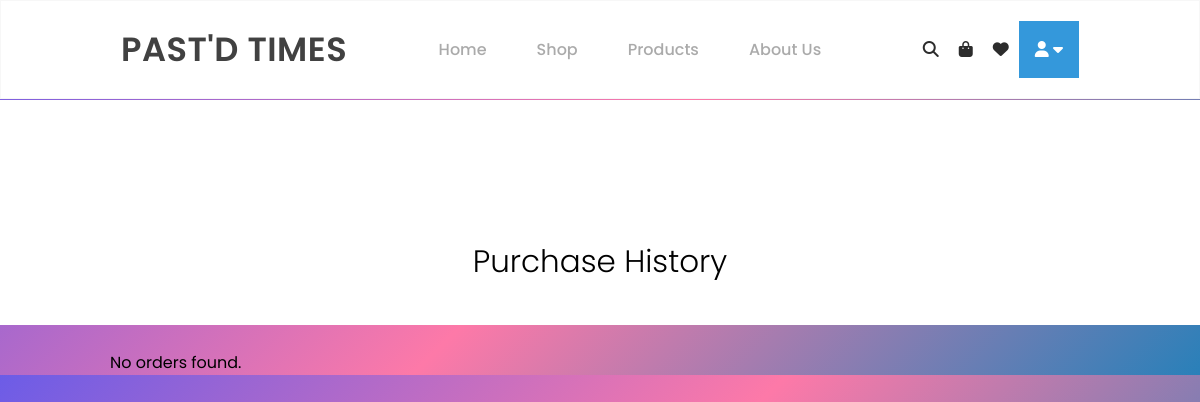
Before: /orderLine.php with the older database file.
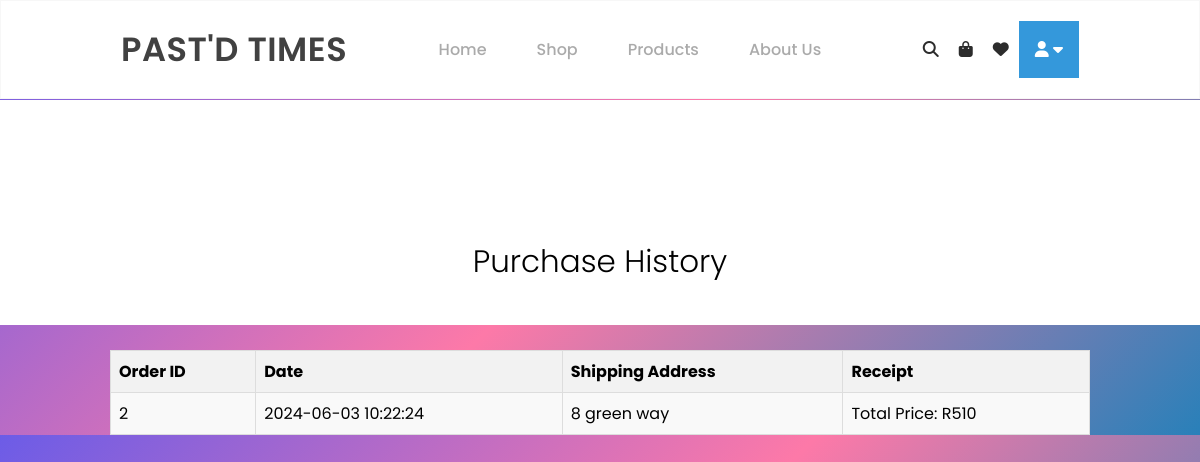
After: the same page with the newer database file.
### tables this page shows
CREATE TABLE `tblorders` (
  `orderId` int(11) NOT NULL,
  `customerId` int(11) NOT NULL,
  `orderDate` datetime NOT NULL,
  `shippingAddress` text NOT NULL,
  `receipt` text DEFAULT NULL
);

### orderLine.php (the view, shortened to what this page needs)
<?php
$customerId = 1;
$db_host = 'localhost';
$db_user = 'AaliyahNicol';
$db_pass = 'AaliyahNicol';
$db_name = 'ClothingStore';
$conn = new mysqli($db_host, $db_user, $db_pass, $db_name);
$sql = "SELECT orderId, orderDate, shippingAddress, receipt FROM tblorders WHERE customerId = ?";
$stmt = $conn->prepare($sql);
$stmt->bind_param("i", $customerId);
$stmt->execute();
$result = $stmt->get_result();
$orders = [];
if ($result->num_rows > 0) {
    while ($row = $result->fetch_assoc()) {
        $orders[] = $row;
    }
}
?>
<!DOCTYPE html>
<html lang="en">
<head>
    <link rel="stylesheet" type="text/css" href="css/style.css"/>
    <link rel="stylesheet" href="https://cdnjs.cloudflare.com/ajax/libs/font-awesome/6.5.2/css/all.min.css" />
</head>
<body>
    <nav class="navigation">
        <a href="#" class="logo">past'd times</a>
        <ul class="menu">
            <li><a href="index.php">Home</a></li>
            <li><a href="categories.php">Shop</a></li>
            <li><a href="products.php">Products</a></li>
            <li><a href="aboutUs.php">About Us</a></li>
        </ul>
        <div class="right-elements">
            <a href="#" class="search"><i class="fa-solid fa-magnifying-glass"></i></a>
            <a href="cart.php" class="cart"><i class="fas fa-shopping-bag"></i></a>
            <a href="favourites.php" class="favourites"><i class="fa fa-heart" aria-hidden="true"></i></a>
            <div class="dropdown">
                <button class="dropbtn">
                    <i class="fas fa-user"></i>
                    <i class="fas fa-caret-down"></i>
                </button>
            </div>
        </div>
    </nav>
    <br>
    <br>
    <br>
    <br>
    <header id="site-header">
        <div class="container">
            <h1>Purchase History</h1>
        </div>
    </header>
<br>
    <div class="container">
        <section id="purchase-history">
            <?php if (!empty($orders)): ?>
                <table>
                    <tr>
                        <th>Order ID</th>
                        <th>Date</th>
                        <th>Shipping Address</th>
                        <th>Receipt</th>
                    </tr>
                    <?php foreach ($orders as $order): ?>
                        <tr>
                            <td><?php echo $order['orderId']; ?></td>
                            <td><?php echo $order['orderDate']; ?></td>
                            <td><?php echo $order['shippingAddress']; ?></td>
                            <td><pre><?php echo $order['receipt']; ?></pre></td>
                        </tr>
                    <?php endforeach; ?>
                </table>
            <?php else: ?>
                <p>No orders found.</p>
            <?php endif; ?>
        </section>
    </div>
</body>
</html>

### css/style.css (style rules this page uses)
* { margin: 0px; padding: 0px; font-family: poppins; box-sizing: border-box; }
body { margin: 0px; padding: 0px; font-family:poppins; background: linear-gradient(135deg, #6c5ce7, #fd79a8,#2980b9); }
ul { list-style: none; }
a { text-decoration: none; }
.navigation { display: flex; justify-content: space-between; align-items: center; padding: 20px 10%; margin: auto; position: fixed; left: 0px; top: 0px; width: 100%; z-index: 100; background-color: #ffffff; border: 1px solid rgba(0, 0, 0, 0.03); }
.menu { display: flex; }
.menu li a { margin: 5px; padding: 5px 20px; color: #2e2e2e; font-weight: 500; opacity: 0.4; transition: all ease 0.3s; }
.logo { font-size: 2.1rem; color: #414141; text-transform: uppercase; letter-spacing: 0.5px; font-weight: 600; }
.right-elements { display: flex; justify-content: center; align-items: center; }
.right-elements a { margin: 0px 10px; }
.right-elements a i { color: #2c2c2c; }
.dropbtn { background-color: #3498db; color: white; padding: 16px; font-size: 16px; border: none; cursor: pointer; }
button { background-color: rgba(255, 255, 255, 0.06); -webkit-backdrop-filter: blur(20px); backdrop-filter: blur(20px); border: none; }
#site-header { background: #fff; margin: 0; padding: 40px 0; }
#site-header h1 { font-size: 31px; font-weight: 300; margin: 0; text-align: center; }
.container { font-family: 'Open Sans', sans-serif; margin: 0 auto; width: 100%; max-width: 980px; }

### orderLine.php (style rules this page uses)
table { width: 100%; border-collapse: collapse; padding-top: 20%; }
th, td { border: 1px solid #dddddd; text-align: left; padding: 8px; }
th { background-color: #f2f2f2; }
tr:nth-child(even) { background-color: #f9f9f9; }
h1 { padding-top: 10%; text-align: center; }

Changed rows visible on the page:
added tblorders: orderId "2", orderDate "2024-06-03 10:22:24", shippingAddress "8 green way", receipt "Total Price: R510"
Other visible differences:
text no longer shown: "No orders found."
text now shown: "Order ID Date Shipping Address Receipt"
